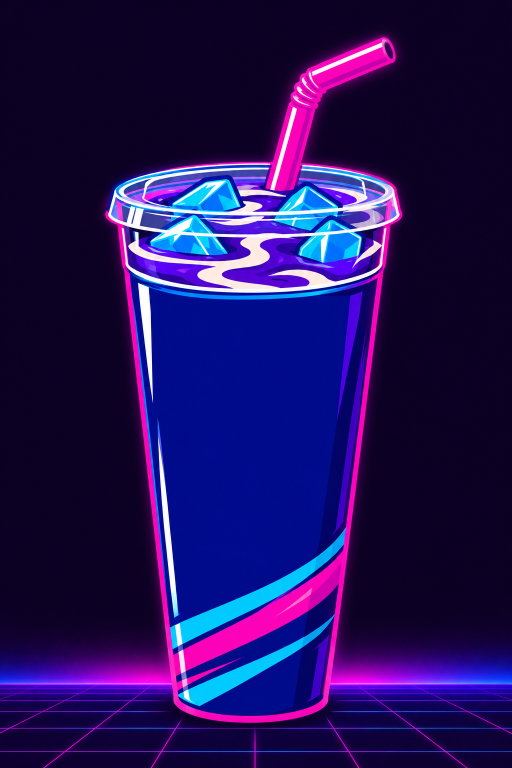
#> input picture brand/cup/approved-80s-cup-source.png, 1024 x 1536 px (shown at 1/2 size)
$ python build-arcade-cup.py
#> lines starting #> are read from the running program, lines starting #| are printed output that depends on the picture; after the words box and inside, x2 and y2 are one past the last pixel; in counts of white or black regions, pixels touching at a corner belong together
"""Prepare layered artwork for the interactive 80s cup, without regenerating it."""
from pathlib import Path
import cv2
import numpy as np
from PIL import Image, ImageDraw, ImageFilter

ROOT = Path(__file__).resolve().parents[1]
im = Image.open(ROOT / "brand/cup/approved-80s-cup-source.png").convert("RGB")
#> im is the input picture: PIL image 1024x1536 RGB; mean R, G, B 33.6, 17, 88.4
rgb = np.asarray(im).copy()
mask = Image.new("L", im.size)
#> mask: PIL image 1024x1536 L; every value is 0
d = ImageDraw.Draw(mask)
d.ellipse((208, 320, 814, 452), fill=255)
d.polygon([(229, 389), (794, 389), (657, 1436), (636, 1450),
           (384, 1450), (355, 1432)], fill=255)
d.polygon([(526, 387), (575, 399), (625, 207), (643, 180),
           (790, 111), (790, 75), (771, 58), (615, 125),
           (586, 146), (571, 187)], fill=255)
mask = mask.filter(ImageFilter.MaxFilter(13)).filter(ImageFilter.GaussianBlur(4))
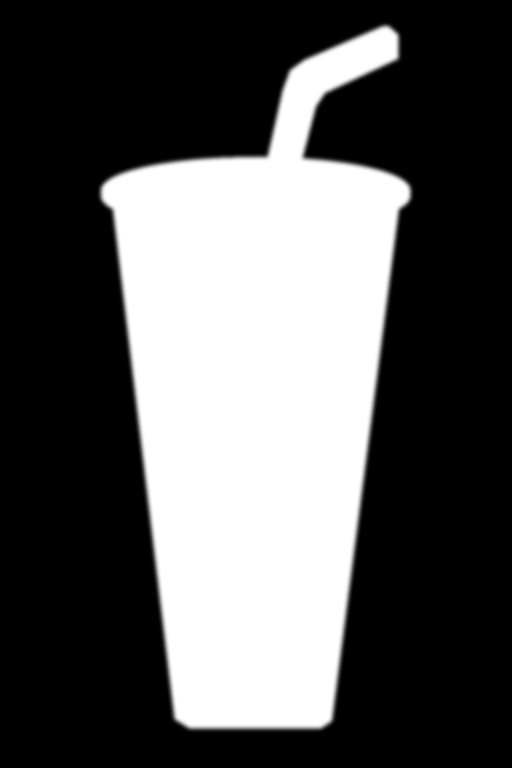
#> mask: PIL image 1024x1536 L (shown at 1/2 size); min 0, max 255, mean 87.6

# Separate the warm white cream from cyan/white ice highlights.
r, g, b = rgb.astype(np.int16).transpose(2, 0, 1)
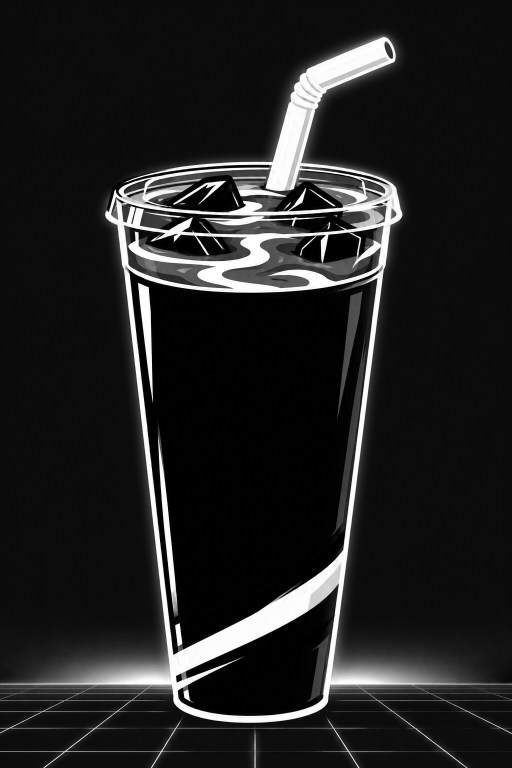
#> r: shape (1536, 1024) int16 (shown at 1/2 size); min 0, max 255, mean 33.6
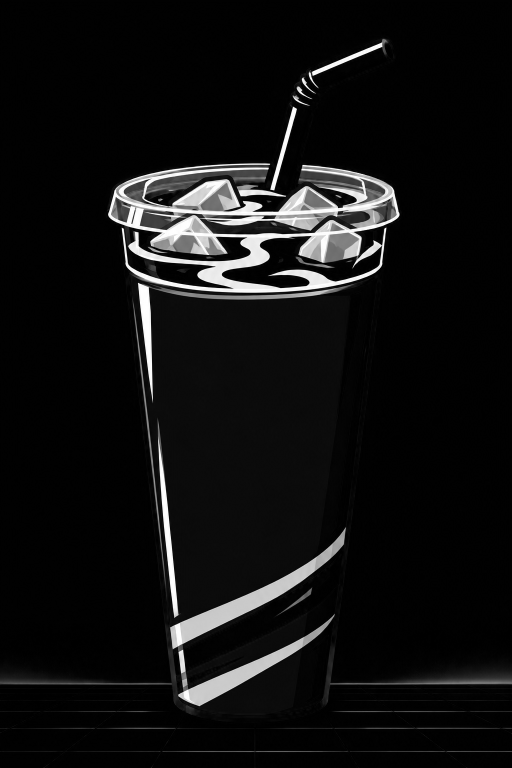
#> g: shape (1536, 1024) int16 (shown at 1/2 size); min 0, max 255, mean 17
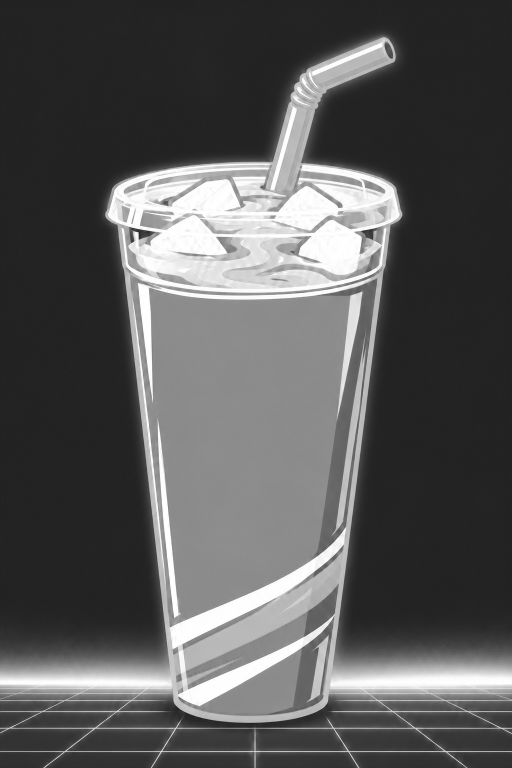
#> b: shape (1536, 1024) int16 (shown at 1/2 size); min 22, max 255, mean 88.4
cream = ((r > 190) & (g > 160) & (r > b + 8) & (g > b + 3)).astype(np.uint8)*255
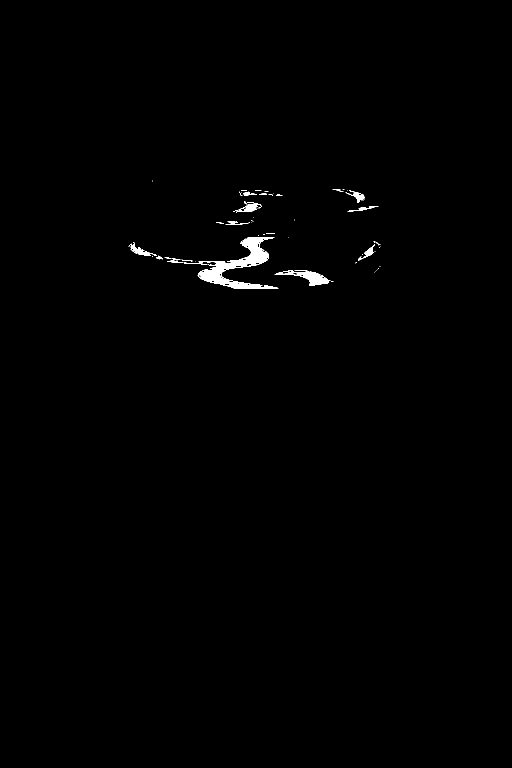
#> cream: shape (1536, 1024) (shown at 1/2 size); 0.56% white; 60 white regions (42 under 20 px), largest, box (x1, y1, x2, y2) and area: (368, 474, 557, 578) 5162, (549, 540, 661, 571) 1268, (466, 404, 524, 426) 439
region = np.zeros_like(cream)
region[360:584, 255:774] = 255
cream &= region
cream = cv2.morphologyEx(cream, cv2.MORPH_CLOSE, np.ones((3, 3), np.uint8))
#> cream: shape (1536, 1024); 0.6% white; 44 white regions (29 under 20 px), largest, box (x1, y1, x2, y2) and area: (335, 474, 557, 578) 5634, (549, 540, 661, 571) 1345, (466, 403, 524, 426) 497
cream = cv2.dilate(cream, np.ones((9, 9), np.uint8))
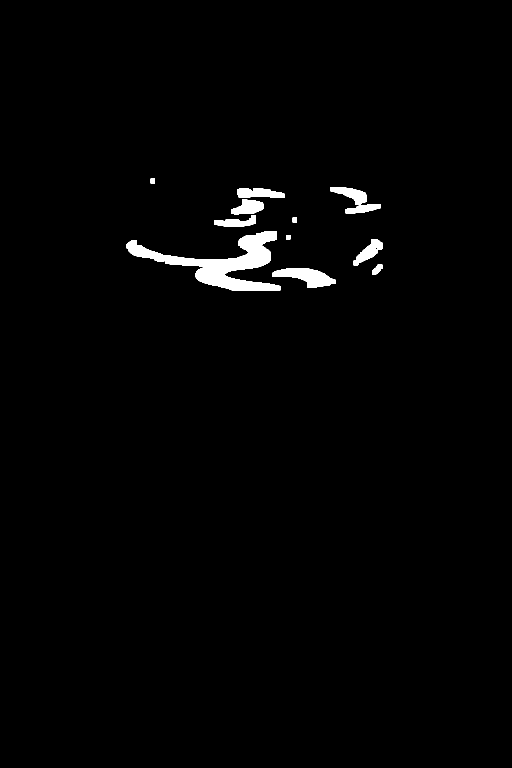
#> cream: shape (1536, 1024) (shown at 1/2 size); 1.4% white; 12 white regions, largest, box (x1, y1, x2, y2) and area: (253, 463, 561, 582) 12123, (545, 536, 671, 575) 2723, (474, 377, 569, 396) 1414
clean = cv2.inpaint(rgb, cream, 12, cv2.INPAINT_TELEA)
shell = Image.fromarray(clean).convert("RGBA")
shell.putalpha(mask)
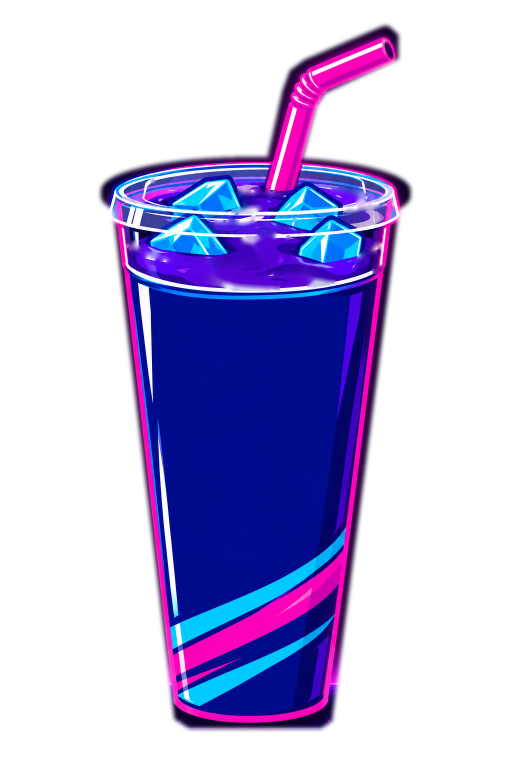
#> shell: PIL image 1024x1536 RGBA (shown at 1/2 size); mean R, G, B, A 32.4, 15.4, 88.2, 87.6; transparent parts drawn white
shell.save(ROOT / "site/assets/cup-80s-shell.webp", quality=94, method=6)
layer = Image.new("RGBA", im.size, (255, 255, 255, 0))
layer.putalpha(Image.fromarray(cream).filter(ImageFilter.GaussianBlur(.6)))
layer.save(ROOT / "site/assets/cup-80s-cream.png", optimize=True)
